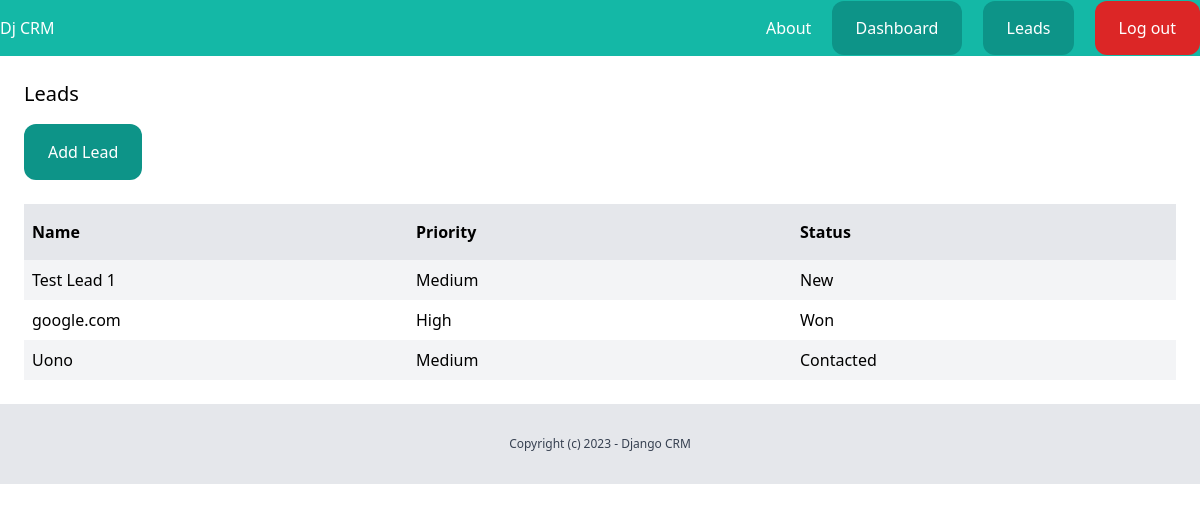
Before: /dashboard/leads/ (signed in) with the older database file.
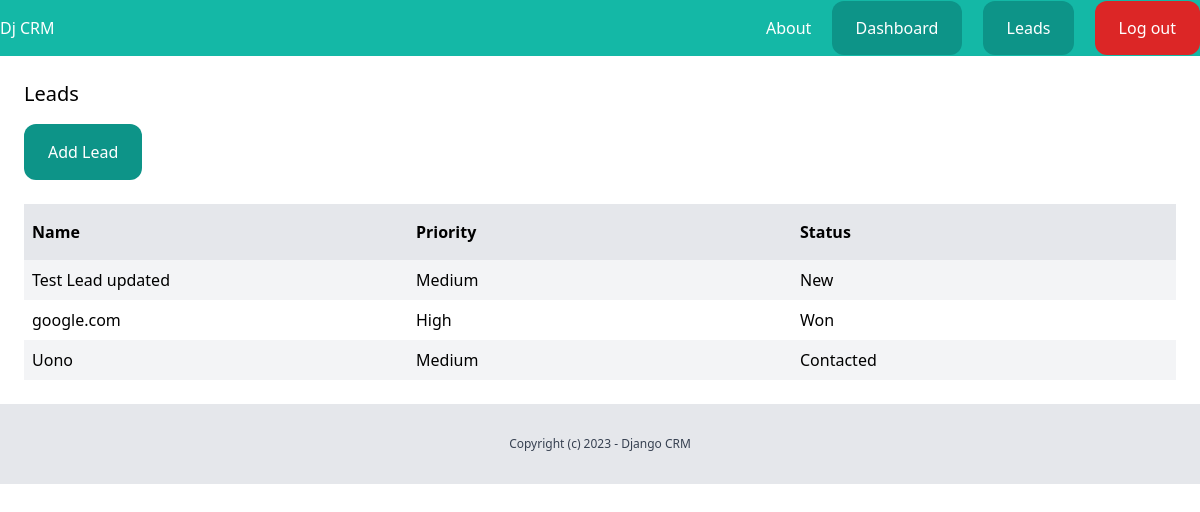
After: the same page with the newer database file.
### lead/models.py (models this page shows, shortened)
class Lead(models.Model):
    LOW='low'
    MEDIUM='medium'
    HIGH='high'
    CHOICES_PRIORITY =(
        (LOW, 'Low'),
        (MEDIUM, 'Medium'),
        (HIGH, 'High'),
    )
    NEW = 'new'
    CONTACTED = 'contacted'
    WON = 'won'
    LOST = 'lost'
    CHOICES_STATUS=(
        (NEW, 'New'),
        (CONTACTED, 'Contacted'),
        (WON, 'Won'),
        (LOST, 'Lost'),
    )
    name = models.CharField(max_length=255)
    email = models.EmailField()
    description = models.TextField(blank=True, null=True)
    priority = models.CharField(max_length=10, choices=CHOICES_PRIORITY, default=MEDIUM)
    status = models.CharField(max_length=10, choices=CHOICES_STATUS, default=NEW)
    created_by = models.ForeignKey(User, related_name='name',on_delete=models.CASCADE)
    created_at = models.DateTimeField(auto_now_add=True)
    modified_at = models.DateTimeField(auto_now=True)

### lead/views.py (the view)
# urls.py: path('', views.leads_list, name='leads_list'),
@login_required
def leads_list(request):
    leads = Lead.objects.filter(created_by=request.user)
    return render(request, 'lead/leads_list.html', {
        'leads': leads
    })

### lead/templates/lead/leads_list.html (shortened to what this page needs)
{% extends 'core/base.html' %}
{% block content %}
    <div class="py-6 px-6">
        <h1 class="mb-4 text-xl">Leads</h1>
        <a
          href="{% url 'add_lead' %}"
          class="inline-block py-4 px-6 bg-teal-600 rounded-xl text-white"
          >Add Lead</a
        >
        {% if leads %}
        <div class="mt-6 flex justify-between">
            <p class="py-4 px-2 bg-gray-200 font-semibold w-full">Name</p>
            <p class="py-4 px-2 bg-gray-200 font-semibold w-full">Priority</p>
            <p class="py-4 px-2 bg-gray-200 font-semibold w-full">Status</p>
        </div>
        {% for lead in leads %}
        <div class="flex justify-between">
            <p class="py-2 px-2 w-full {% cycle 'bg-gray-100' '' %}">
                <a href="{% url 'leads_detail' lead.id %}">{{ lead.name }}</a>
            </p>
            <p class="py-2 px-2 w-full {% cycle 'bg-gray-100' '' %}">{{ lead.get_priority_display }}</p>
            <p class="py-2 px-2 w-full {% cycle 'bg-gray-100' '' %}">{{ lead.get_status_display }}</p>
        </div>
        {% endfor %}
        {% else %}
            <p class="px-2 mt-6">There are no leads in the database yet.</p>
        {% endif %}
    </div>
{% endblock %}

Changed rows visible on the page:
changed Lead "New": name "Test Lead 1" → "Test Lead updated"
